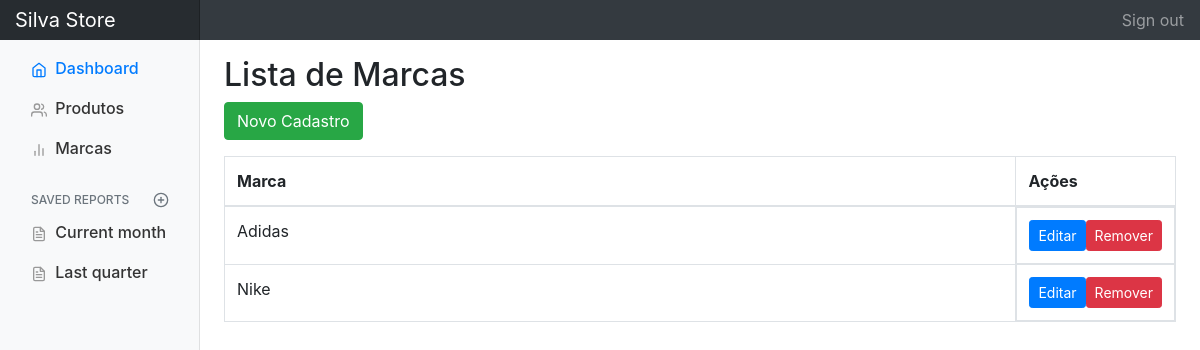
The page //listar_marcas on the database as committed earlier.
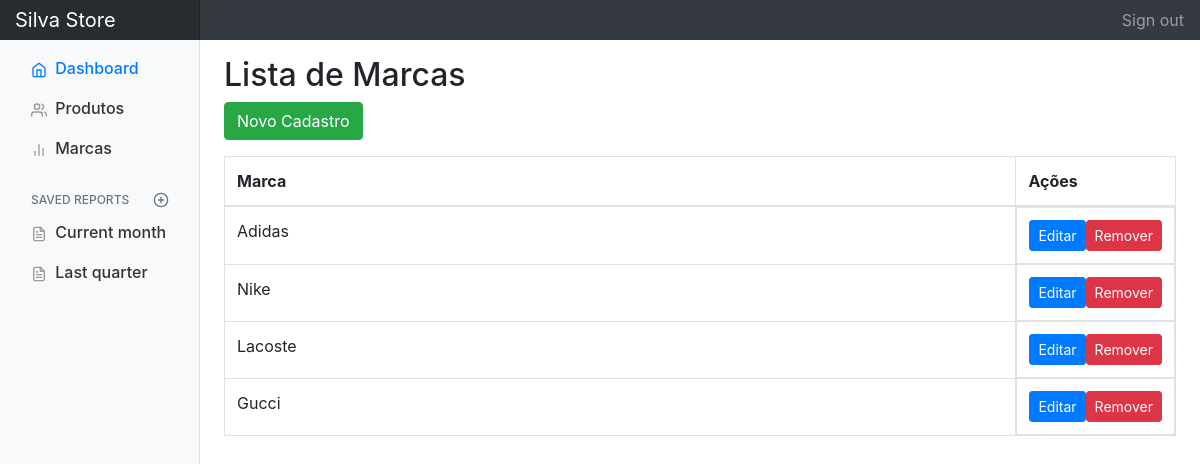
The same page on the database as committed later.
### gerenciador/models.py (models this page shows, shortened)
class Marca(models.Model):
    nome = models.CharField(max_length=150)

### gerenciador/views.py (the view)
# urls.py: path('/listar_marcas', listar_marcas, name="listar_marcas"),
def listar_marcas(request):
    marcas = Marca.objects.all()
    context = {'marcas': marcas}
    return render(request,'Administrador/Marcas.html', context)

### gerenciador/templates/Administrador/Marcas.html
{% extends 'base_dashboard.html' %}
{% block body %}
  <h2> Lista de Marcas</h2>
  <a href="{% url 'criar_marca' %}" class="btn btn-success mb-3">Novo Cadastro</a>
  <table class="table table-bordered">
    <thead>
      <tr>
        <th style="width: 85%;">Marca</th>
        <th>Ações</th>
      </tr>
    </thead>
    <tbody>
      {% for marca in marcas %}
      <tr>
        <td>{{ marca.nome }}</td>
        <td style="display: flex; justify-content: space-around;">
          <a href="{% url 'marca_editar' marca.id %}" class="btn btn-primary btn-sm">Editar</a>
          <a href="{% url 'marca_remover' marca.id %}" class="btn btn-danger btn-sm">Remover</a>
        </td>
      </tr>
      {% endfor %}
    </tbody>
  </table>
{% endblock %}

Rows that differ between the two databases and show on the page:
added Marca: nome "Lacoste"
added Marca: nome "Gucci"
